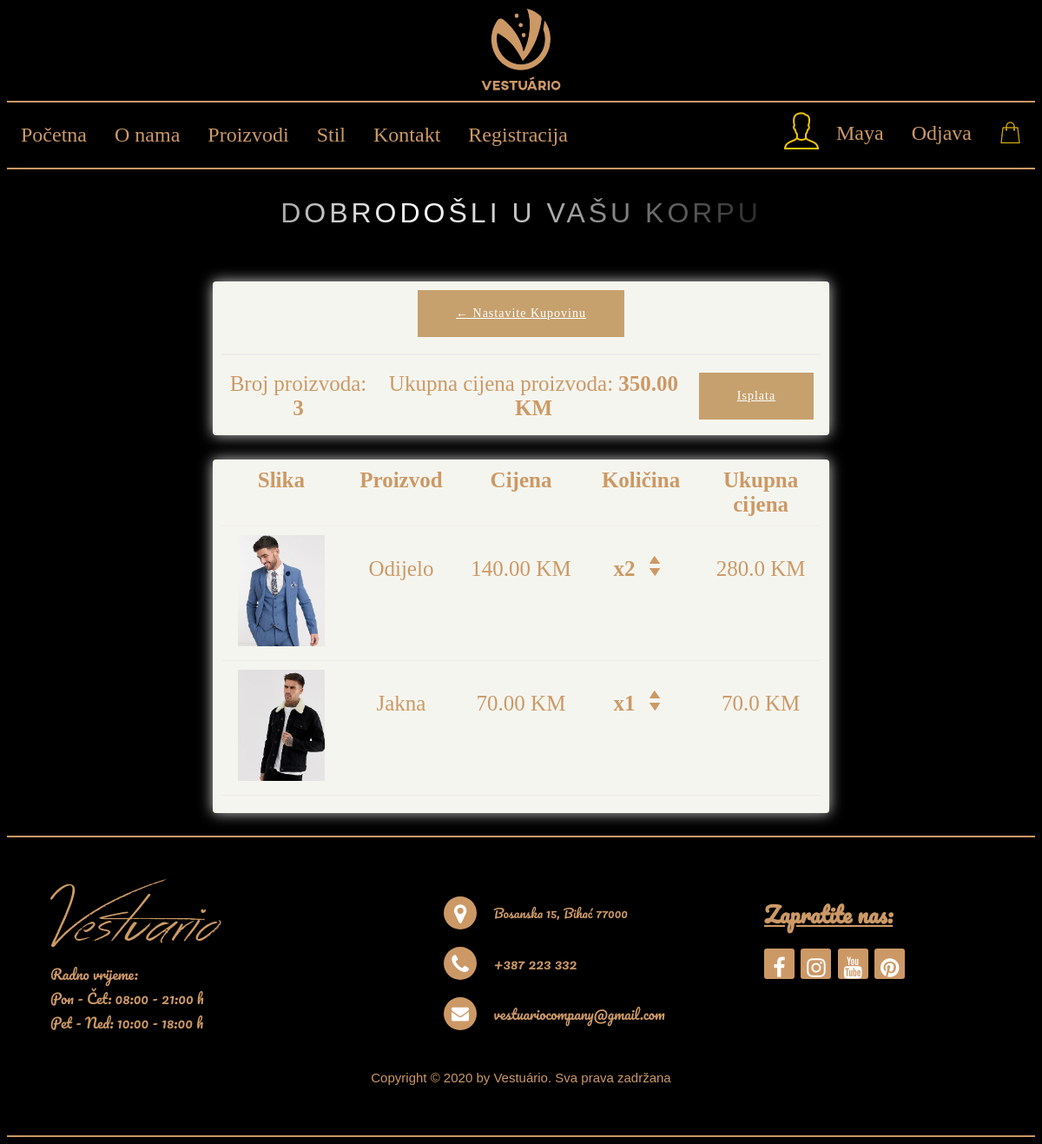
Page /vestuario/cart/ (signed in) on the committed database.
### vestuario/models.py (models this page shows, shortened)
class Order(models.Model):
    customer = models.ForeignKey(Profile, on_delete=models.SET_NULL, blank=True, null=True)
    date_ordered = models.DateTimeField(auto_now_add=True)
    complete = models.BooleanField(default=False, null=True, blank=False)
    transaction_id = models.CharField(max_length=200, null=True)
    @property
    def get_cart_total(self):
        orderitems = self.orderitem_set.all()
        total = sum([item.get_total for item in orderitems])
        return total
    @property
    def get_cart_items(self):
        orderitems = self.orderitem_set.all()
        total = sum([item.quantity for item in orderitems])
        return total

class OrderItem(models.Model):
    product = models.ForeignKey(Product, on_delete=models.SET_NULL, blank=True, null=True)
    order = models.ForeignKey(Order, on_delete=models.SET_NULL, blank=True, null=True)
    quantity = models.IntegerField(default=0, null=True, blank=True)
    date_added = models.DateTimeField(auto_now_add=True)
    @property
    def get_total(self):
        total = self.product.price * self.quantity
        return total

class Product(models.Model):
    name = models.CharField(max_length=200, default="")
    price = models.FloatField()
    digital = models.BooleanField(default=False, null=True, blank=False)
    image = models.ImageField(null=True, blank=True)
    @property
    def imageURL(self):
        try:
            url = self.image.url
        except:
            url = ''
        return url

### vestuario/views.py (the view)
# urls.py: path('cart/', views.cart, name='korpa'),
def cart(request):
    if request.user.is_authenticated:
        customer = request.user.profile
        order, created = Order.objects.get_or_create(customer=customer, complete=False)
        items = order.orderitem_set.all()
    else:
        items = []
        order = {'get_cart_total':0, 'get_cart_items':0, 'shipping':False}
    context = {'items':items, 'order':order}
    return render(request, 'vestuario/korpa.html', context)

### vestuario/templates/vestuario/korpa.html
{%  extends 'vestuario/base.html' %}
{% block body %}
    <div align="center">
    <p class="pe" align="center"> Dobrodošli u Vašu korpu </p> <br>
    <div class="rw">
		<div class="col-lg12">
			<div class="box-element">
                <a  class="btn" href="{% url 'proizvodi' %}">&#x2190; Nastavite kupovinu</a>
				<hr color="#ececec">
				<table width="100%">
					<tr>
						<td>Broj proizvoda: <strong>{{ order.get_cart_items }}</strong></td>
						<td>Ukupna cijena proizvoda: <strong>{{ order.get_cart_total|floatformat:2}} KM</strong></td>
						<td>
							<a  style="float:right; margin:5px;" class="btn btn-success" href="{% url 'isplata' %}">Isplata</a>
						</td>
					</tr>
				</table>
			</div>
			<br>
			<div class="box-element">
                <div class="cart-row">
					<div style="flex:2"><strong>Slika</strong></div>
					<div style="flex:2"><strong>Proizvod</strong></div>
					<div style="flex:2"><strong>Cijena</strong></div>
					<div style="flex:2"><strong>Količina</strong></div>
					<div style="flex:2"><strong>Ukupna cijena</strong></div>
				</div>
                {%  for item in items %}
				<div class="cart-row">
					<div style="flex:2"><img class="row-image" src="{{item.product.imageURL}}"></div>
					<div style="flex:2"><p>{{item.product.name}}</p></div>
					<div style="flex:2"><p>{{ item.product.price|floatformat:2}} KM</p></div>
					<div style="flex:2">
						<p class="quantity">x{{ item.quantity }}</p>
						<div class="quantity">
							<img data-product={{ item.product.id }} data-action="add" class="chg-quantity update-cart" src="/static/vestuario/images/arrow-up.png">
							<img data-product={{ item.product.id }} data-action="remove" class="chg-quantity update-cart" src="/static/vestuario/images/arrow-down.png">
						</div>
					</div>
					<div style="flex:2"><p>{{ item.get_total }} KM</p></div>
				</div>
                {%  endfor %}
			</div>
		</div>
	</div>
    </div>
    <br>
{% endblock %}

### vestuario/templates/vestuario/base.html (shortened to what this page needs)
<!DOCTYPE html>
<html lang="en">
<head>
{%  load static %}
    <link rel="stylesheet" href="https://cdnjs.cloudflare.com/ajax/libs/lightbox2/2.8.2/css/lightbox.min.css">
<link rel="stylesheet" href="https://cdnjs.cloudflare.com/ajax/libs/meyer-reset/2.0/reset.min.css">
<link rel="stylesheet" href="https://use.fontawesome.com/releases/v5.0.13/css/all.css">
<link rel="stylesheet" type="text/css" href="/static/vestuario/navibar.css"/>
<link rel="stylesheet" type="text/css" href="/static/vestuario/carousel.css"/>
<link rel="stylesheet" type="text/css" href="/static/vestuario/style.css"/>
<link rel="stylesheet" type="text/css" href="/static/vestuario/glitch.css"/>
<link rel="stylesheet" type="text/css" href="/static/vestuario/imagehover.css"/>
<link rel="stylesheet" type="text/css" href="/static/vestuario/ftr.css"/>
<link rel="stylesheet" type="text/css" href="/static/vestuario/sign.css"/>
<link rel="stylesheet" type="text/css" href="/static/vestuario/gallery.css"/>
<link rel="stylesheet" type="text/css" href="/static/vestuario/proiz.css"/>
<link rel="stylesheet" type="text/css" href="/static/vestuario/cart.css"/>
<link rel="stylesheet" href="https://cdnjs.cloudflare.com/ajax/libs/font-awesome/4.7.0/css/font-awesome.min.css">
</head>
<body bgcolor="black">
<div align="middle" bgcolor="black">
    <img src="/static/vestuario/images/logos.png" width="100" height="100" align="center"/>
</div>
<hr color="#cc9966">
<header>
<font size="5">
	<nav align="center">
	<ul class="nav_link">
	<li> <a style="color: #cc9966" href="{% url 'pocetna' %}">Početna</a> </li>
	<li> <a style="color: #cc9966" href="{% url 'about' %}">O nama</a> </li>
	<li> <a style="color: #cc9966" href="{% url 'proizvodi' %}">Proizvodi</a> </li>
        <li> <a style="color: #cc9966" href="{% url 'stil' %}">Stil</a> </li>
	<li> <a style="color: #cc9966" href="{% url 'kontakt' %}">Kontakt</a> </li>
	<li> <a style="color: #cc9966" href="{% url 'register' %}">Registracija</a> </li>
	</ul>
	</nav>
	<nav class="nav_link">
	<li>{% if user.username %}
        <li><img src="/static/vestuario/images/korisnickiracun.png"/></li>
        <li><a style="color: #cc9966" href="{% url 'profil' %}">{{user.username}}</a></li>
        <li><a style="color: #cc9966" href="{% url 'logout' %}">Odjava</a></li>
      {% else %}
        <li><a href="{% url 'login' %}"><img src="/static/vestuario/images/rsz_korisnickiracun.png"/></a></li>
      {% endif %}
        </li>
	<li><a style="color: #cc9966" href="{% url 'korpa' %}"><img src="/static/vestuario/images/rsz_korpa.png"/></a></li>
	</font>
</header>
<hr color="#cc9966">
{% block body %}{%  endblock %}
<hr color="#cc9966">
<footer class="footer-distributed">
    <div class="footer-left">
        <h3>
            <img src="/static/vestuario/images/name.png"/>
        </h3>
        <p>
            Radno vrijeme:<br>
            Pon - Čet: 08:00 - 21:00 h<br>
            Pet - Ned: 10:00 - 18:00 h
        </p>
    </div>
    <div class="footer-center">
        <div>
            <i class="fa fa-map-marker"></i>
            <p><span>Bosanska 15, Bihać 77000</span></p>
        </div>
        <div>
            <i class="fa fa-phone"></i>
            <p>+387 223 332</p>
        </div>
        <div>
            <i class="fa fa-envelope"></i>
            <p><a href="mailto:support@company.com">vestuariocompany@gmail.com</a></p>
        </div>
    </div>
    <div class="footer-right">
				<p class="footer-company-about">
					<span><u>Zapratite nas:</u></span>
				</p>
				<div class="footer-icons">
					<a href="#"><i class="fa fa-facebook"></i></a>
					<a href="#"><i class="fa fa-instagram"></i></a>
					<a href="#"><i class="fa fa-youtube"></i></a>
					<a href="#"><i class="fa fa-pinterest"></i></a>
				</div>
			</div>
    <br><br><br>
    <p class="footer-company-name" align="center">Copyright © 2020 by Vestuário. Sva prava zadržana</p>
</footer>
<hr color="#cc9966">
</body>
</html>

### vestuario/static/vestuario/navibar.css (style rules this page uses)
header { display: flex; justify-content: space-between; align-items: center; padding: 0px; text-align: center; }
.nav_link { text-align: center; list-style: none; margin: 0; padding: 0; overflow: hidden; background-color: black; }
.nav_link li { display: inline-block; float: left; }
.nav_link li a { display: block; color: white; text-align: center; padding: 14px 16px; text-decoration: none; }

### vestuario/static/vestuario/carousel.css (style rules this page uses)
* { box-sizing:border-box }

### vestuario/static/vestuario/style.css (style rules this page uses)
.btn { background:#c6a16e;-moz-user-select:none;text-transform:capitalize;color:#fff;cursor:pointer;display:inline-block;font-size:14px;font-weight:500;letter-spacing:1px;line-height:0;margin-bottom:0;padding:27px 44px;margin:10px;cursor:pointer;transition:color 0.4s linear;position:relative;z-index:1;border:0;overflow:hidden;margin:0;border-radius:0px }
.fa,.fas { -moz-osx-font-smoothing:grayscale;-webkit-font-smoothing:antialiased;display:inline-block;font-style:normal;font-variant:normal;text-rendering:auto;line-height:1 }

### vestuario/static/vestuario/ftr.css (style rules this page uses)
.footer-distributed { background: #000000; box-shadow: 0 1px 1px 0 rgba(0, 0, 0, 0.12); box-sizing: border-box; width: 100%; text-align: left; font: bold 16px sans-serif; padding: 40px 50px; }
.footer-distributed .footer-left, .footer-distributed .footer-center, .footer-distributed .footer-right { display: inline-block; vertical-align: top; }
.footer-distributed .footer-left { width: 40%; }
.footer-distributed .footer-left p { display: inline-block; color: #cc9966; font-weight:400; vertical-align: middle; font-family: 'Pacifico'; margin:0; }
.footer-distributed h3 { color: #cc9966; font: normal 36px 'Pacifico', cursive; margin: 0; }
.footer-distributed .footer-company-name { color: #cc9966; font-size: 15px; font-weight: normal; margin: 0; margin-bottom: 10px; }
.footer-distributed .footer-center { width: 35%; margin-top: 10px; }
.footer-distributed .footer-center i { background-color: #cc9966; color: #ffffff; font-size: 25px; width: 38px; height: 38px; border-radius: 50%; text-align: center; line-height: 42px; margin: 10px 15px; vertical-align: middle; }
.footer-distributed .footer-center i.fa-envelope { font-size: 20px; line-height: 38px; }
.footer-distributed .footer-center p { display: inline-block; color: #cc9966; font-weight:400; vertical-align: middle; font-family: 'Pacifico'; margin:0; }
.footer-distributed .footer-center p span { display:block; font-weight: normal; font-size:14px; line-height:2; }
.footer-distributed .footer-center p a { color: #cc9966; text-decoration: none;; }
.footer-distributed .footer-right { width: 20%; }
.footer-distributed .footer-company-about { line-height: 20px; color: #cc9966; font-size: 20px; font-weight: normal; font-family: 'Pacifico'; margin: 0; }
.footer-distributed .footer-company-about span { display: block; color: #cc9966; font-size: 25px; font-weight: bold; font-family: 'Pacifico'; margin-bottom: 30px; margin-top: 30px; }
.footer-distributed .footer-icons { margin-top: 0px; }
.footer-distributed .footer-icons a { display: inline-block; width: 35px; height: 35px; cursor: pointer; background-color: #cc9966; border-radius: 3px; font-size: 25px; padding: 5px; color: #ffffff; text-align: center; line-height: 35px; margin-right: 3px; margin-bottom: 10px; }

### vestuario/static/vestuario/proiz.css (style rules this page uses)
.pe { position: relative; font-family: sans-serif; text-transform: uppercase; font-size: 2em; letter-spacing: 4px; overflow: hidden; background: linear-gradient(90deg, #000, #fff, #000); background-repeat: no-repeat; background-size: 80%; animation: animate 3s linear infinite; -webkit-background-clip: text; -webkit-text-fill-color: rgba(255, 255, 255, 0); }

### vestuario/static/vestuario/cart.css (style rules this page uses)
.box-element { box-shadow:hsl(0, 0%, 80%) 0 0 16px; background-color:#f5f5ef; border-radius: 4px; padding: 10px; }
.rw { display: inline-block; text-align: center; width: 60%; font-size: 25px; color: #cc9966; }
.col-lg-4, .col-lg6, .col-lg-8, .col-lg12 { margin-top: 10px; }
.row-image { width: 100px; }
.cart-row { display: flex; align-items: flex-stretch; padding-bottom: 10px; margin-bottom: 10px; border-bottom: 1px solid #ececec; }
.quantity { display: inline-block; font-weight: 700; padding-right:10px; }
.chg-quantity { width: 12px; cursor: pointer; display: block; margin-top: 5px; transition:.1s; }

### rows in the picture
Order: get_cart_items "3", get_cart_total "350.00"
OrderItem: product.imageURL (picture), product.name "Odijelo", product.price "140.00", quantity "2", get_total "280.0"
OrderItem: product.imageURL (picture), product.name "Jakna", product.price "70.00", quantity "1", get_total "70.0"

### other values in the picture
{{ user.username }} "Maya"
